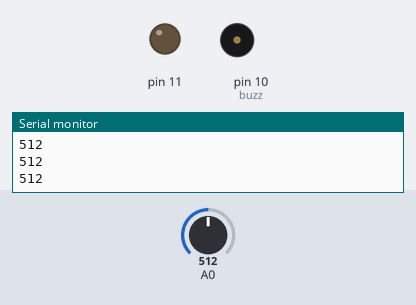
The sketch below on a simulated Arduino Uno, built with avr-gcc and run on an emulated ATmega328P. On the bench: output pins drawn as LEDs (lit = HIGH), buzzer (waves = sounding, pin HIGH), the last lines printed to the serial monitor. Inputs (shaded band) come from the test bench; at power-on: A0 = 512.

Above: at 1.2 s.
1.3 s: A0 set to 716
At 2.2 s:
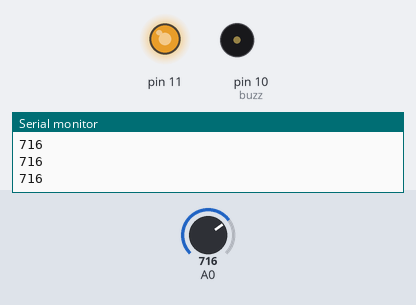
2.8 s: A0 set to 756
At 3.4 s:
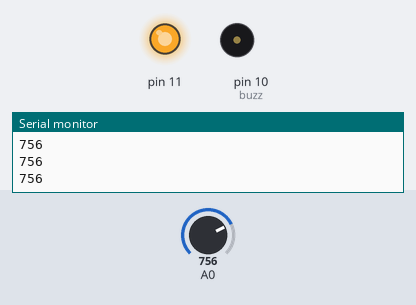
4.3 s: A0 set to 768
At 5.5 s:
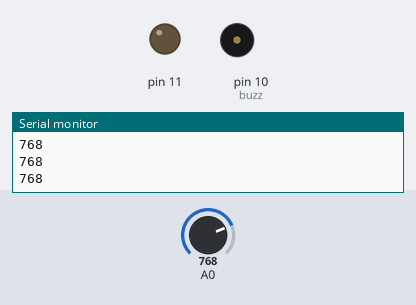
5.8 s: A0 set to 900
At 6.9 s:
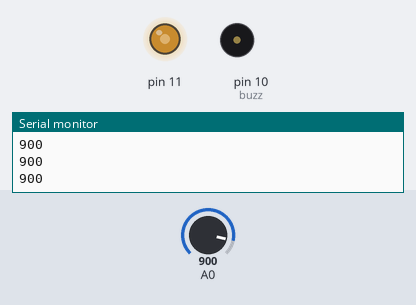
7.3 s: A0 set to 306
At 8.0 s:
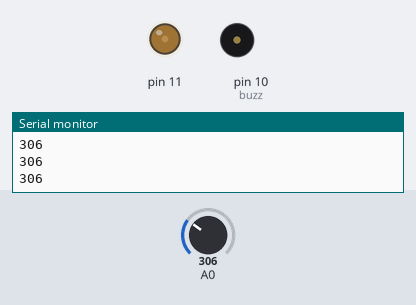
8.8 s: A0 set to 0
At 9.1 s:
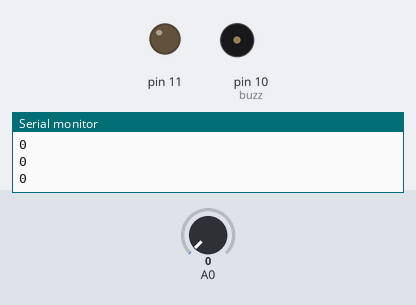
Timing chart, 0 to 11.3 s (numbered marks = the images above; inputs shaded):
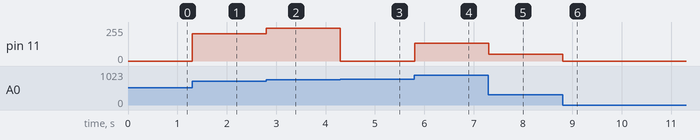

The sketch:

miditohz.ino
```cpp
const int buzz = 10;

void setup(){
  pinMode(buzz,OUTPUT);
  Serial.begin(9600);
}

unsigned int miditohz(int x){
  return 440 * pow(2, (x - 69) / 12.0) + 0.5;
}

void loop(){
  analogWrite(11,analogRead(A0));
  Serial.println(analogRead(A0));
}
```

Measured:
- the behaviour switches between 767 and 768 on A0 (found by bisection; images 2 and 3)
- after the input at 1.3 s, pin 11: 0/255 → 204/255 at once
- after the input at 2.8 s, pin 11: 204/255 → 244/255 at once
- after the input at 4.3 s, pin 11: 244/255 → 0/255 at once
- after the input at 5.8 s, pin 11: 0/255 → 132/255 at once
- after the input at 7.3 s, pin 11: 132/255 → 50/255 at once
- after the input at 8.8 s, pin 11: 50/255 → 0/255 at once
